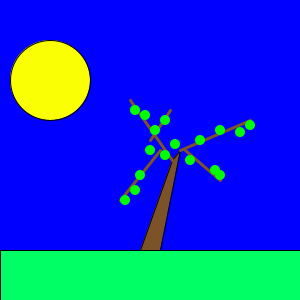
Frame 1 (no input)
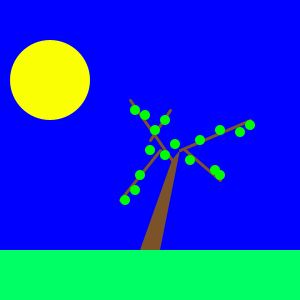
Frame 60 (the mouse pressed at the canvas centre just before this capture)
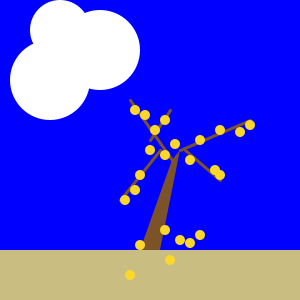
Frame 120 (the mouse held since frame 60 and released just before this capture)

The Processing sketch that drew these frames (run headless with seeded random() and noise(); from frame 60 on, the mouse is pressed at the canvas centre):

// Processing sketch: processing_36278
// ── processing_36278.pde

void setup() {
  size(300, 300);
}

int circleSize = 10; //leaf size


void draw() {

  if (mousePressed) { //mousepressed makes scene turn to autumn
    background(0,0,255);
   
    fill(255); // clouds in sky
    ellipse(50,80,80,80); 
    ellipse(100,50,80,80);
    ellipse(60,30,60,60);
    
    fill(124, 83, 40); // tree shape and branches
    quad(140, 250, 160, 250, 180, 150, 172, 160);
    strokeWeight(3);
    stroke(124, 83, 40);
    line(172, 160, 130, 100);
    line(180, 150, 250, 120);
    line(185, 150, 220, 180);
    line(160, 150, 120, 200);
    line(150, 140, 170, 110);
    
    noStroke(); // ground
    fill(201,189,130);
    rect(0,250,300,50);
    
    fill(250, 215, 40); // leaves on tree
    noStroke();
    ellipse(width/2, height/2, circleSize, circleSize);
    ellipse(200, 140, circleSize, circleSize);
    ellipse(220, 130, circleSize, circleSize);
    ellipse(240, 132, circleSize, circleSize);
    ellipse(250, 125, circleSize, circleSize);
    ellipse(190, 160, circleSize, circleSize);
    ellipse(215, 170, circleSize, circleSize);
    ellipse(220, 175, circleSize, circleSize);
    ellipse(165, 155, circleSize, circleSize);
    ellipse(175, 144, circleSize, circleSize);
    ellipse(165, 120, circleSize, circleSize);
    ellipse(155, 130, circleSize, circleSize);
    ellipse(145, 115, circleSize, circleSize);
    ellipse(135, 110, circleSize, circleSize);
    ellipse(135, 190, circleSize, circleSize);
    ellipse(125, 200, circleSize, circleSize);
    ellipse(140, 175, circleSize, circleSize);

    ellipse(140, 245, circleSize, circleSize); // leaves on ground
    ellipse(180, 240, circleSize, circleSize);
    ellipse(200, 235, circleSize, circleSize);
    ellipse(170, 260, circleSize, circleSize);
    ellipse(130, 275, circleSize, circleSize);
    ellipse(190, 243, circleSize, circleSize);
    ellipse(165, 230, circleSize, circleSize);
  }
  else { // when not mousepressed, scene is summer season
    background(0, 0, 255);
    
    fill(250,255,3); // sun 
    ellipse(50,80,80,80);
    
    fill(0, 255, 100); // ground
    rect(0, 250, 300, 50);
    
    fill(124, 83, 40); // tree shape and branches for summer
    quad(140, 250, 160, 250, 180, 150, 172, 160);
    strokeWeight(3);
    stroke(124, 83, 40);
    line(172, 160, 130, 100);
    line(180, 150, 250, 120);
    line(185, 150, 220, 180);
    line(160, 150, 120, 200);
    line(150, 140, 170, 110);
    
    fill(0, 255, 0); // leaves for summer
    noStroke();
    ellipse(width/2, height/2, circleSize, circleSize);
    ellipse(200, 140, circleSize, circleSize);
    ellipse(220, 130, circleSize, circleSize);
    ellipse(240, 132, circleSize, circleSize);
    ellipse(250, 125, circleSize, circleSize);
    ellipse(190, 160, circleSize, circleSize);
    ellipse(215, 170, circleSize, circleSize);
    ellipse(220, 175, circleSize, circleSize);
    ellipse(165, 155, circleSize, circleSize);
    ellipse(175, 144, circleSize, circleSize);
    ellipse(165, 120, circleSize, circleSize);
    ellipse(155, 130, circleSize, circleSize);
    ellipse(145, 115, circleSize, circleSize);
    ellipse(135, 110, circleSize, circleSize);
    ellipse(135, 190, circleSize, circleSize);
    ellipse(125, 200, circleSize, circleSize);
    ellipse(140, 175, circleSize, circleSize);
  }
}
